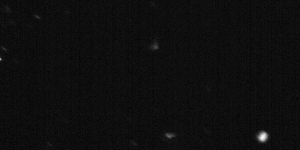
%> input picture Example Ratio and Edge Velocity RawData/AVG_bgC0.tif, 300 x 150 px
$ octave --eval "result = getIndividualCellMask(imread('../../Example Ratio and Edge Velocity RawData/AVG_bgC0.tif'));"   (GNU Octave 9; MATLAB toolbox functions it lacks are replaced by stand-ins)
%> lines starting %> are read from the running program, lines starting %| are printed output that depends on the picture; in (x1, y1, x2, y2) boxes, pixels count from 0 and x2, y2 are one past the last pixel; in counts of white or black regions, pixels touching at a corner belong together; the program's own positions count from 1
### Edge Velocity and Cross Correlation/edge_tracking_RhoA2GCAAX/vect.m
function v=vect(a)

v=a(:);

### Edge Velocity and Cross Correlation/edge_tracking_RhoA2GCAAX/getIndividualCellMask.m
function [maskFinal cellCoors] = getIndividualCellMask(image, minCellSize)
% getMask returns a binary mask based on image and minCellSize
% Uses a histogram-based thresholding assuming there are 2 levels in the
% image
% Stores centroid and area of detected objects
% Anjali Bisaria 150824,


logimCFP=log(1+image);
normlogimCFP=mat2gray(logimCFP);
autothreshold1=multithresh(normlogimCFP,2);
%> autothreshold1 = [0.102 0.373]
automask1=normlogimCFP>autothreshold1(2)& image < 30000;
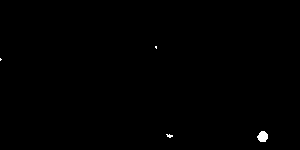
%> automask1: size 150x300 logical; 0.26% white; 4 white regions (3 under 20 px), largest, box (x1, y1, x2, y2) and area: (257, 131, 268, 142) 91
areas=cell2mat(struct2cell(regionprops(automask1,'area')))';
%> areas = [4; 5; 17; 91]
mask1clean=bwareaopen(automask1,1000);
%> mask1clean: size 150x300 logical; every value is 0
maskFinal=imfill(mask1clean, 'holes'); % Fill holes in mask
% [54 lines of commented-out code are left out]
objects=regionprops(maskFinal,'BoundingBox','Area','Centroid','PixelIdxList','PixelList');
%> objects = 0 regions
objects=objects(arrayfun(@(x) x.Area>minCellSize,objects));

cellCoors(:,1)=vect(arrayfun(@(x) x.Centroid(1),objects));
%> in vect, `v=a(:);`: v = []
cellCoors(:,2)=vect(arrayfun(@(x) x.Centroid(2),objects));
cellCoors(:,3)=vect(arrayfun(@(x) x.Area,objects));
end

$ run again, on Example Ratio and Edge Velocity RawData/AVG_bgC1.tif
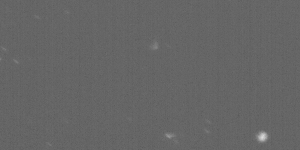
%> input picture Example Ratio and Edge Velocity RawData/AVG_bgC1.tif, 300 x 150 px
%> in getIndividualCellMask, `logimCFP=log(1+image);`:
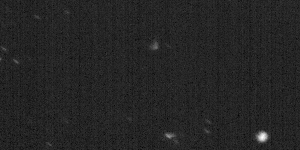
%> logimCFP: size 150x300 double; min 4.5, max 5.39, mean 4.63; drawn with min black and max white
%> autothreshold1 = [0.129 0.392]
%> automask1: size 150x300 logical; 0.24% white; 3 white regions (2 under 20 px), largest, box (x1, y1, x2, y2) and area: (257, 132, 268, 142) 89
%> areas = [3; 18; 89]
%> mask1clean: size 150x300 logical; every value is 0
%> objects = 0 regions
%> v = []
